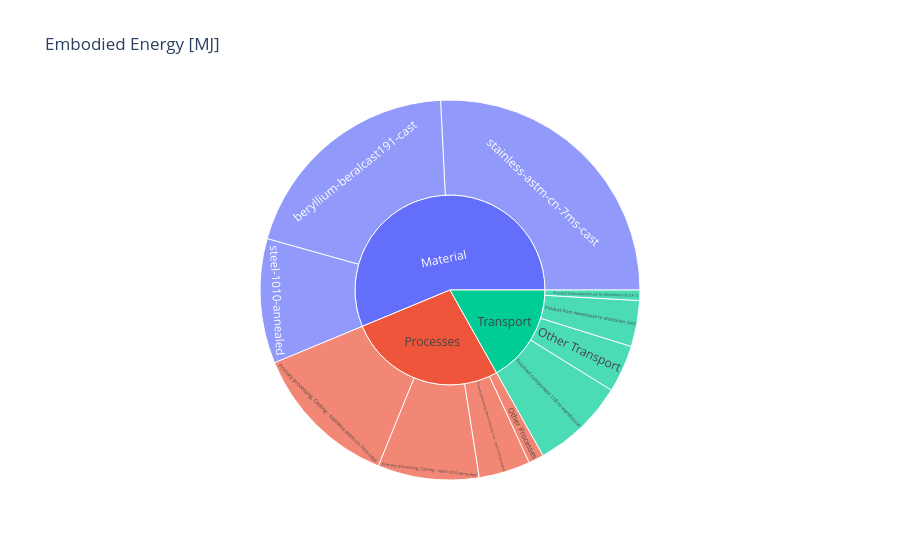

Write notebook code for a chart like this one.
### Markdown cell above
A sunburst chart presents hierarchical data radially.

### Code cell
import plotly.graph_objects as go

fig = go.Figure(
    go.Sunburst(
        labels=df_aggregated["Name"],
        parents=df_aggregated["Parent"],
        values=df_aggregated[EE_HEADER],
        branchvalues="total",
    ),
    layout_title_text=f"Embodied Energy [{ENERGY_UNIT}]",
)
fig.show()

### Figure 1 — Plotly figure (JSON) as saved in the notebook; plotly's stock layout.template omitted (floating-point values rounded to 4 significant figures)
{"data": [{"branchvalues": "total", "labels": ["Material", "Processes", "Transport", "stainless-astm-cn-7ms-cast", "beryllium-beralcast191-cast", "steel-1010-annealed", "Primary processing, Casting - stainless-astm-cn-7ms-cast", "Primary processing, Casting - steel-1010-annealed", "Primary processing, Metal extrusion, hot - steel-1010-annealed", "Other Processes", "Finished component 11B to warehouse", "Product from warehouse to distributor (air)", "Product from warehouse to distributor (truck 1)", "Other Transport"], "parents": ["", "", "", "Material", "Material", "Material", "Processes", "Processes", "Processes", "Processes", "Transport", "Transport", "Transport", "Transport"], "type": "sunburst", "values": [333.6, 159.5, 99.9, 152.9, 117.7, 62.94, 74.66, 51.09, 25.94, 7.78, 47.48, 23.25, 5.268, 23.89]}], "layout": {"title": {"text": "Embodied Energy [MJ]"}}}
